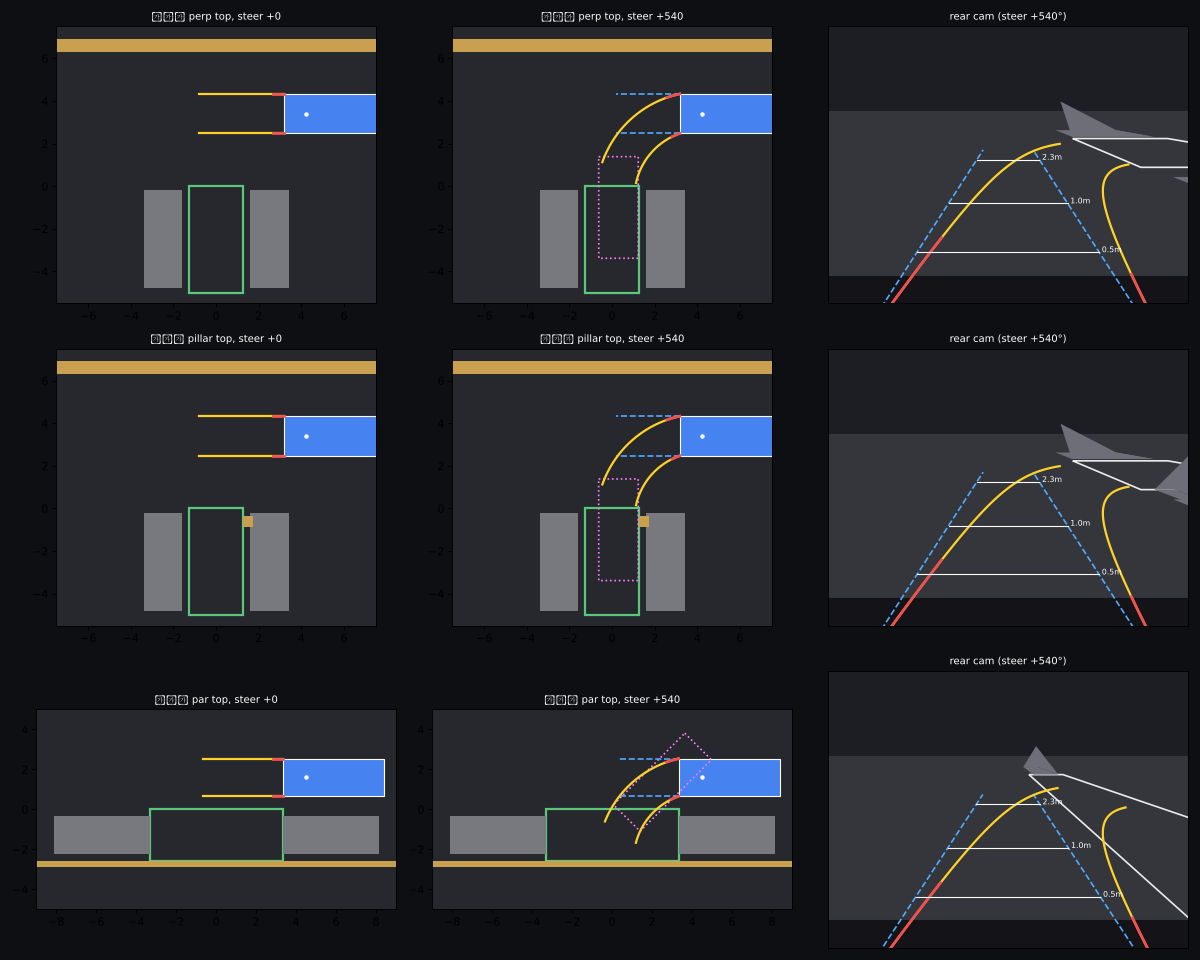

This chart was generated by the following Python code:
# Kotlin CarModel/Scenario/RearCamView 와 같은 수식으로 시작 자세를 그려 기하를 검증한다.
import math, sys
import matplotlib; matplotlib.use("Agg")
import matplotlib.pyplot as plt
from matplotlib.patches import Polygon

class Spec:
    def __init__(s, name, L, W, wb, ro): s.name,s.length,s.width,s.wheelbase,s.rearOverhang=name,L,W,wb,ro; s.maxWheelDeg=35.0; s.ratio=540/35
    @property
    def frontOverhang(s): return s.length-s.wheelbase-s.rearOverhang
AVANTE=Spec("아반떼",4.765,1.855,2.750,1.050); GRANDEUR=Spec("그랜저",5.050,1.880,2.895,1.150)

def rot(x,y,t): return (x*math.cos(t)-y*math.sin(t), x*math.sin(t)+y*math.cos(t))
def obb(c,h,hx,hy):
    ax=(math.cos(h),math.sin(h)); ay=(-math.sin(h),math.cos(h))
    return [(c[0]+ax[0]*sx*hx+ay[0]*sy*hy, c[1]+ax[1]*sx*hx+ay[1]*sy*hy) for sx,sy in [(1,1),(1,-1),(-1,-1),(-1,1)]]
def wheel(spec,steer): return math.radians(max(-spec.maxWheelDeg,min(spec.maxWheelDeg,-steer/spec.ratio)))
def step(spec,p,steer,v,dt):
    x,y,h=p; d=wheel(spec,steer); ds=v*dt
    if abs(d)<1e-6: return (x+ds*math.cos(h), y+ds*math.sin(h), h)
    r=spec.wheelbase/math.tan(d); dth=ds/r; cx=x-r*math.sin(h); cy=y+r*math.cos(h); th=h+dth
    return (cx+r*math.sin(th), cy-r*math.cos(th), th)
def body(spec,p):
    x,y,h=p; ca=(spec.wheelbase+spec.frontOverhang-spec.rearOverhang)/2
    return obb((x+ca*math.cos(h), y+ca*math.sin(h)), h, spec.length/2, spec.width/2)
def rear_corners(spec,p):
    x,y,h=p; bx,by=x-spec.rearOverhang*math.cos(h), y-spec.rearOverhang*math.sin(h); sx,sy=-math.sin(h)*spec.width/2, math.cos(h)*spec.width/2
    return (bx+sx,by+sy),(bx-sx,by-sy)
def path(spec,p,steer,reverse,rng=4.0,n=40):
    L=[];R=[];q=p;v=-1 if reverse else 1
    for i in range(n+1):
        l,r=rear_corners(spec,q); L.append(l); R.append(r); q=step(spec,q,steer,v,rng/n)
    return L,R
def scenario_perp(spec,pillar=False):
    SW,SL=2.5,5.0
    slot=obb((0,-SL/2),math.pi/2,SL/2,SW/2)
    obs=[("car",obb((-SW,-SL/2),math.pi/2,2.3,0.9)),("car",obb((SW,-SL/2),math.pi/2,2.3,0.9)),("wall",obb((0,6.6),0,12,0.3))]
    if pillar: obs.append(("pillar",obb((SW/2+0.25,-0.6),0,0.25,0.25)))
    start=(spec.wheelbase/math.tan(math.radians(35))+0.3,3.4,0.0)
    return slot,obs,start,(0,1,7.5,6.5)
def scenario_par(spec):
    gap=spec.length+1.6; slot=obb((0,-1.3),0,gap/2,1.3)
    obs=[("car",obb(((gap/2+2.4),-1.3),0,2.4,0.95)),("car",obb((-(gap/2+2.4),-1.3),0,2.4,0.95)),("curb",obb((0,-2.75),0,10,0.15))]
    start=(gap/2+spec.rearOverhang,1.6,0.0)
    return slot,obs,start,(0,0,9,5)

def draw_top(ax,spec,slot,obs,p,steer,title):
    ax.set_facecolor("#26282e")
    ax.add_patch(Polygon(slot,closed=True,fill=False,ec="#5ac878",lw=2))
    for k,o in obs: ax.add_patch(Polygon(o,closed=True,fc="#78787f" if k=="car" else "#c8a050",ec="none"))
    L,R=path(spec,p,0,True,3,2); ax.plot(*zip(*L),"--",c="#50aaff"); ax.plot(*zip(*R),"--",c="#50aaff")
    L,R=path(spec,p,steer,True,4,40); ax.plot(*zip(*L),c="#ffd228",lw=2); ax.plot(*zip(*R),c="#ffd228",lw=2)
    L,R=path(spec,p,steer,True,0.5,6); ax.plot(*zip(*L),c="#f05050",lw=2.5); ax.plot(*zip(*R),c="#f05050",lw=2.5)
    ax.add_patch(Polygon(body(spec,p),closed=True,fc="#4682f0",ec="w"))
    ax.plot(p[0],p[1],"wo",ms=3); ax.set_aspect("equal"); ax.set_title(title,color="w",fontsize=9)

def project(spec,pt,p,W,H,z0=0.0,camH=0.95,pitch=math.radians(25),hfov=math.radians(130)):
    x,y,h=p; cx,cy=x-spec.rearOverhang*math.cos(h), y-spec.rearOverhang*math.sin(h); dx,dy=pt[0]-cx,pt[1]-cy
    back=-(dx*math.cos(h)+dy*math.sin(h)); right=-(-dx*math.sin(h)+dy*math.cos(h)); yc=z0-camH
    zc=back*math.cos(pitch)-yc*math.sin(pitch); yr=back*math.sin(pitch)+yc*math.cos(pitch)
    if zc<0.15: return None
    f=(W/2)/math.tan(hfov/2); return (W/2+f*right/zc, H/2-f*yr/zc)
def draw_rear(ax,spec,slot,obs,p,steer):
    W,H=800,450; ax.set_xlim(0,W); ax.set_ylim(H,0); ax.set_facecolor("#1c1e24")
    hor=H/2-((W/2)/math.tan(math.radians(65)))*math.tan(math.radians(25)); ax.axhspan(hor,H,color="#34363c")
    def poly(pts,**kw):
        q=[project(spec,pt,p,W,H,kw.pop("z0",0.0)) for pt in pts]; q=[a for a in q if a]
        if len(q)>=3: ax.add_patch(Polygon(q,closed=True,**kw))
    poly(slot,fill=False,ec="#ebebeb",lw=1.5)
    for k,o in obs: poly(o,fc="#6e6e78",ec="none"); poly(o,fc="#6e6e78",ec="none",z0=1.4 if k=="car" else 2.2)
    def line(pts,**kw):
        q=[project(spec,pt,p,W,H) for pt in pts]; q=[a for a in q if a]
        if len(q)>=2: ax.plot(*zip(*q),**kw)
    L,R=path(spec,p,0,True,3,2); line(L,ls="--",c="#50aaff"); line(R,ls="--",c="#50aaff")
    L,R=path(spec,p,steer,True,4,40); line(L,c="#ffd228",lw=2); line(R,c="#ffd228",lw=2)
    L,R=path(spec,p,steer,True,0.5,6); line(L,c="#f05050",lw=2.5); line(R,c="#f05050",lw=2.5)
    a,b=rear_corners(spec,p)
    for d in (0.5,1.0,2.3):
        bk=(-math.cos(p[2])*d,-math.sin(p[2])*d); pa=project(spec,(a[0]+bk[0],a[1]+bk[1]),p,W,H); pb=project(spec,(b[0]+bk[0],b[1]+bk[1]),p,W,H)
        if pa and pb: ax.plot([pa[0],pb[0]],[pa[1],pb[1]],c="w",lw=1); ax.text(pb[0]+6,pb[1],f"{d}m",color="w",fontsize=7)
    ax.axhspan(H*0.9,H,color="#141418"); ax.set_xticks([]); ax.set_yticks([]); ax.set_title("rear cam (steer %+d°)"%steer,color="w",fontsize=9)

plt.rcParams["font.family"]="DejaVu Sans"
fig,axs=plt.subplots(3,3,figsize=(15,12),facecolor="#0e0f12")
for row,(spec,mk) in enumerate([(AVANTE,"perp"),(AVANTE,"pillar"),(GRANDEUR,"par")]):
    slot,obs,start,b=scenario_perp(spec,pillar=(mk=="pillar")) if mk!="par" else scenario_par(spec)
    for col,steer in enumerate([0,540]):
        ax=axs[row][col]; draw_top(ax,spec,slot,obs,start,steer,f"{spec.name} {mk} top, steer {steer:+d}"); ax.set_xlim(b[0]-b[2],b[0]+b[2]); ax.set_ylim(b[1]-b[3],b[1]+b[3])
    draw_rear(axs[row][2],spec,slot,obs,start,540)
    # 시뮬: 후진 + 우조향 끝까지 2.5초 → 어디로 가나 (충돌 여부 대략)
    q=start; target=math.pi/2 if mk!="par" else math.pi/4
    for i in range(2000):
        q=step(spec,q,540,-0.6,0.01)
        if q[2]>=target: break
    if mk!="par":
        for i in range(300): q=step(spec,q,0,-0.6,0.01)
    axs[row][1].add_patch(Polygon(body(spec,q),closed=True,fill=False,ec="#ff80ff",lw=1.5,ls=":"))
plt.tight_layout(); out="/tmp/claude-0/-home-user/601bb229-5eb8-5611-8750-9eef53f25fdd/scratchpad/preview/preview.png"; plt.savefig(out,dpi=80); print(out)
